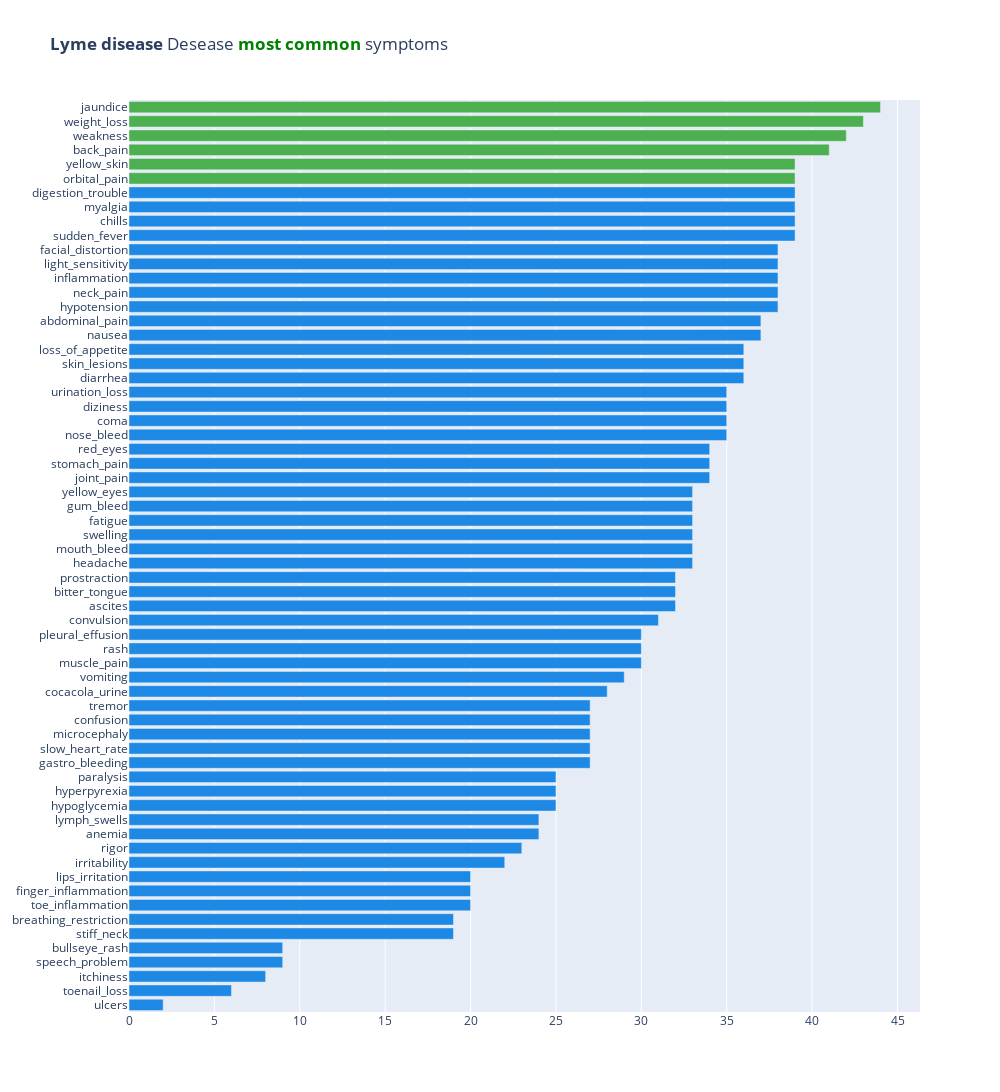

Notebook source saved alongside this figure:
### Markdown cell above
After analyzing the dataset, it appears that Japanese Encephalitis exhibits symptoms that are relatively uncommon compared to other diseases. The top five symptoms associated with Japanese Encephalitis are

- Yellow Skin.
- Light Sensitivity.
- Yellow Eyes.
- Comma. 
- Sudden Fever.

These symptoms may be important features to consider for future disease prediction.

### Code cell
figure = show_sums_plot(3)
figure.show()

### Figure 1 — Plotly figure (JSON) as saved in the notebook; plotly's stock layout.template omitted (floating-point values rounded to 4 significant figures)
{"data": [{"marker": {"color": ["#1E88E5", "#1E88E5", "#1E88E5", "#1E88E5", "#1E88E5", "#1E88E5", "#1E88E5", "#1E88E5", "#1E88E5", "#1E88E5", "#1E88E5", "#1E88E5", "#1E88E5", "#1E88E5", "#1E88E5", "#1E88E5", "#1E88E5", "#1E88E5", "#1E88E5", "#1E88E5", "#1E88E5", "#1E88E5", "#1E88E5", "#1E88E5", "#1E88E5", "#1E88E5", "#1E88E5", "#1E88E5", "#1E88E5", "#1E88E5", "#1E88E5", "#1E88E5", "#1E88E5", "#1E88E5", "#1E88E5", "#1E88E5", "#1E88E5", "#1E88E5", "#1E88E5", "#1E88E5", "#1E88E5", "#1E88E5", "#1E88E5", "#1E88E5", "#1E88E5", "#1E88E5", "#1E88E5", "#1E88E5", "#1E88E5", "#1E88E5", "#1E88E5", "#1E88E5", "#1E88E5", "#1E88E5", "#1E88E5", "#1E88E5", "#1E88E5", "#1E88E5", "#4CAF50", "#4CAF50", "#4CAF50", "#4CAF50", "#4CAF50", "#4CAF50"]}, "orientation": "h", "type": "bar", "x": [2, 6, 8, 9, 9, 19, 19, 20, 20, 20, 22, 23, 24, 24, 25, 25, 25, 27, 27, 27, 27, 27, 28, 29, 30, 30, 30, 31, 32, 32, 32, 33, 33, 33, 33, 33, 33, 34, 34, 34, 35, 35, 35, 35, 36, 36, 36, 37, 37, 38, 38, 38, 38, 38, 39, 39, 39, 39, 39, 39, 41, 42, 43, 44], "y": ["ulcers", "toenail_loss", "itchiness", "speech_problem", "bullseye_rash", "stiff_neck", "breathing_restriction", "toe_inflammation", "finger_inflammation", "lips_irritation", "irritability", "rigor", "anemia", "lymph_swells", "hypoglycemia", "hyperpyrexia", "paralysis", "gastro_bleeding", "slow_heart_rate", "microcephaly", "confusion", "tremor", "cocacola_urine", "vomiting", "muscle_pain", "rash", "pleural_effusion", "convulsion", "ascites", "bitter_tongue", "prostraction", "headache", "mouth_bleed", "swelling", "fatigue", "gum_bleed", "yellow_eyes", "joint_pain", "stomach_pain", "red_eyes", "nose_bleed", "coma", "diziness", "urination_loss", "diarrhea", "skin_lesions", "loss_of_appetite", "nausea", "abdominal_pain", "hypotension", "neck_pain", "inflammation", "light_sensitivity", "facial_distortion", "sudden_fever", "chills", "myalgia", "digestion_trouble", "orbital_pain", "yellow_skin", "back_pain", "weakness", "weight_loss", "jaundice"]}], "layout": {"height": 1200, "title": {"text": "<b>Lyme disease</b> Desease <b style='color:green'>most common</b> symptoms"}, "width": 1000}}
